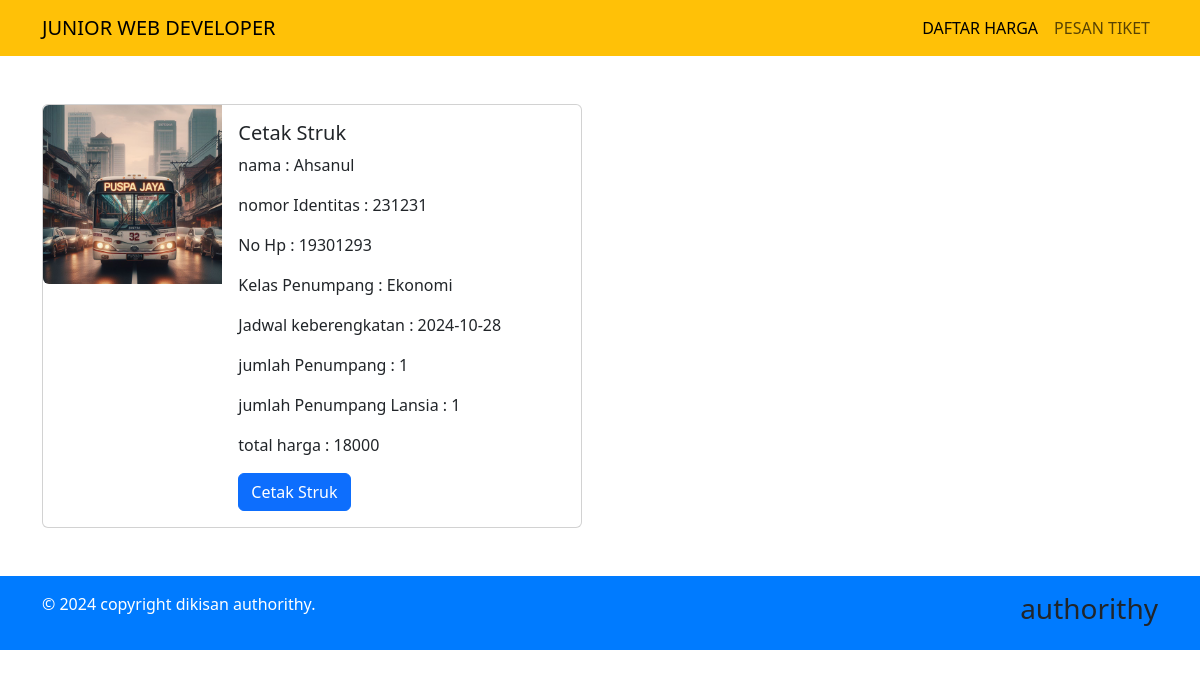
The page /public/Tiket/detail/27 on the database its author committed.
### tables this page shows
CREATE TABLE `pemesanan` (
  `id` int(11) NOT NULL,
  `namaLengkap` varchar(50) NOT NULL,
  `nomor_identitas` varchar(16) NOT NULL,
  `No_hp` varchar(12) NOT NULL,
  `kelasPenumpang` varchar(50) NOT NULL,
  `jadwal_keberangkatan` date NOT NULL,
  `jumlah_penumpang` varchar(25) NOT NULL,
  `jumlah_lansia` varchar(25) NOT NULL,
  `Total_harga` varchar(100) NOT NULL
);

### app/core/Controller.php (called while the page is built, shortened)
<?php
class Controller {
    public function view($view, $data = []) {
        require_once '../app/views/'. $view . '.php';
    }
    public function model($model) {
        return new $model;
}
}

### app/controllers/tiket.php (called while the page is built, shortened)
<?php
class Tiket extends controller{
    public function detail($id){
        $data['judul']='Detail Tiket saya';
        $data['pemesanan'] = $this->model('Tiket_model')->getTiketByID($id);
        $this->view('Tiket/detail',$data);
    }
}

### app/core/App.php (called while the page is built, shortened)
<?php
class App {
    protected $method = 'index';
    protected $params = [];
    public function __construct() {
        $url = $this->parseURL();
        if (isset($url[0]) && file_exists('../app/controllers/' . $url[0] . '.php')) {
            unset($url[0]);
        }
        $this->controller = new $this->controller;
        if (isset($url[1])) {
            if (method_exists($this->controller, $url[1])) {
                $this->method = $url[1];
                unset($url[1]);
            }
        }
        if (!empty($url)) {
            $this->params = array_values($url);
        }
        call_user_func_array([$this->controller, $this->method], $this->params);
    }
    public function parseURL() {
        if (isset($_GET['url'])) {
            $url = rtrim($_GET['url'], '/');
            $url = filter_var($url, FILTER_SANITIZE_URL);
            $url = explode('/', $url);
            return $url;
        } else {
            return [];
        }
    }
}
?>

### public/index.php (called while the page is built, shortened)
<?php
 $app = new App;

### app/core/Database.php (called while the page is built, shortened)
<?php
class Database {
    private $host = DB_HOST;
    private $user = DB_USER;
    private $pass = DB_PASS;
    private $db_name = DB_NAME;
    private $dbh;
    private $stmt;
    public function __construct(){
        $dsn='mysql:host=' . $this->host . ';dbname=' . $this->db_name;
        $option=[
            PDO::ATTR_PERSISTENT => true,
            PDO::ATTR_ERRMODE => PDO::ERRMODE_EXCEPTION
        ];
        try {
            $this->dbh = new PDO($dsn, $this->user, $this->pass,$option);
        } catch (PDOException $e) {
            die($e->getMessage());
        }
    }
    public function query($query){
        $this->stmt = $this->dbh->prepare($query);
    }
    public function bind($param, $value, $type = null){
        if (is_null($type)) {
            switch (true) {
                default :
                    $type=PDO::PARAM_STR;
            }
        }
        $this->stmt->bindValue($param, $value, $type);
    }
    public function execute(){
        $this->stmt->execute();
    }
    public function single(){
        $this->execute();
        return $this->stmt->fetch(PDO::FETCH_ASSOC);
    }
}

### app/model/Tiket_model.php (called while the page is built, shortened)
<?php
class Tiket_model {
    private $table='pemesanan';
    private $db;
    public function __construct(){
        $this->db = new Database();
    }
    public function getTiketByID($id){
        $this->db->query('SELECT * FROM ' . $this->table . ' WHERE id=:id');
        $this->db->bind('id', $id);
        return $this->db->single();
    }
    }

### app/views/Tiket/detail.php (the view)
<div class="container mt-5 mb-5">
  <div class="ro">
  <div class="card mb-3" style="max-width: 540px;">
  <div class="row g-0">
    <div class="col-md-4">
      <img src="<?= BASEURL; ?>/img/<?= $data['pemesanan']['kelasPenumpang']; ?>.jpg" class="img-fluid rounded-start" alt="...">
    </div>
    <div class="col-md-8">
      <div class="card-body">
        <h5 class="card-title">Cetak Struk</h5>
    <p class="card-text">nama : <?= $data['pemesanan']['namaLengkap'];?></p>
    <p class="card-text" >nomor Identitas : <?= $data['pemesanan']['nomor_identitas'];?></p>
    <p class="card-text">No Hp : <?= $data['pemesanan']['No_hp'];?></p>
    <p class="card-text">Kelas Penumpang : <?= $data['pemesanan']['kelasPenumpang'];?></p>
    <p class="card-text">Jadwal keberengkatan : <?= $data['pemesanan']['jadwal_keberangkatan'];?></p>
    <p class="card-text">jumlah Penumpang  : <?= $data['pemesanan']['jumlah_penumpang'];?></p>
    <p class="card-text">jumlah Penumpang Lansia  : <?= $data['pemesanan']['jumlah_lansia'];?></p>
    <p class="card-text">total harga : <?= $data['pemesanan']['Total_harga'] ?> </p>
    <a href="#" class="btn btn-primary" onclick="window.print()">Cetak Struk</a>
    </div>
    </div>
  </div>
</div>
</div>
</div>

### rows shown on the page
pemesanan: kelasPenumpang (picture), namaLengkap "Ahsanul", nomor_identitas "231231", No_hp "19301293", kelasPenumpang "Ekonomi", jadwal_keberangkatan "2024-10-28", jumlah_penumpang "1", jumlah_lansia "1", Total_harga "18000"
